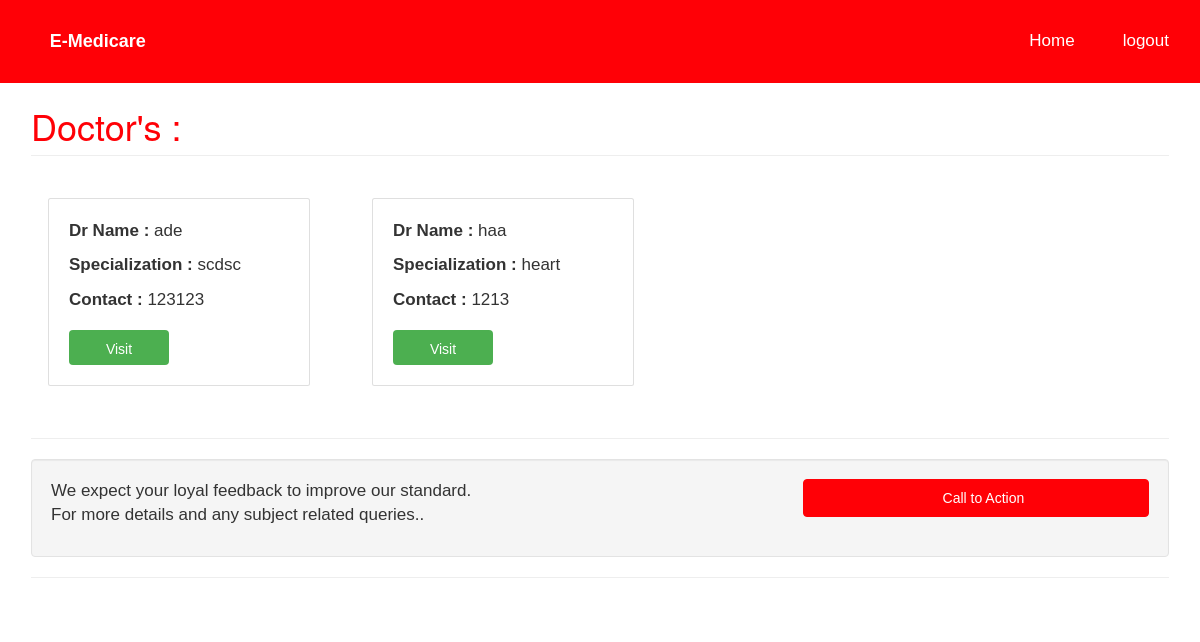
Screenshot of /docdash.php with the database file from the repository.
### tables this page shows
CREATE TABLE `doctordetails` (
  `docid` int(100) NOT NULL,
  `drname` varchar(200) NOT NULL,
  `contact` int(100) NOT NULL,
  `spec` varchar(200) NOT NULL,
  `email` varchar(100) NOT NULL,
  `password` varchar(100) NOT NULL,
  `conpassword` varchar(100) NOT NULL,
  `location1` varchar(250) NOT NULL,
  `location2` varchar(100) NOT NULL
);

### docdash.php (the view, shortened to what this page needs)
<!DOCTYPE html>
<html lang="en">
<?php include"head.php";?>
<body>
<?php include"top_nav.php";?>
    <div class="container">
		<section id="services" class="services">
        <div class="row">
            <div class="col-lg-12">
                <h1 class="page-header text-primary">
                  Doctor's :
                </h1>
            </div>
	<main id="main">
        <section id="team" class="team">
            <div class="container" style="margin-top: 100px;">
                <div class="row">
                    <?php
                    include_once 'connect.php';
                    $sql = "SELECT * FROM  doctordetails";
                    $result = mysqli_query($conn, $sql);
                    $resultch = mysqli_num_rows($result);
                    if ($resultch > 0) {
                        while ($row = mysqli_fetch_assoc($result)) {
                            $drname = $row['drname'];
							$spec = $row['spec'];
							$contact = $row['contact'];
                    ?>
                            <div class="col-sm-12 col-md-3 col-lg-3" style="margin: 2vh;">
                                <div class="card" style="padding: 20px;">
                                    <div class="row">
                                        <div class="col-sm-12">
                                            <p><b>Dr Name :</b> <?php echo $drname; ?> </p>
											<p><b>Specialization :</b> <?php echo $spec; ?> </p>
											<p><b>Contact :</b> <?php echo $contact; ?> </p>
                                            <form method="POST" action="hospital.php">
                                                <button class="btn btn-secondary" id="buy" name="buy" value="<?php echo $value; ?>">Visit</button>
                                            </form>
                                        </div>
                                    </div>
                                </div>
                            </div>
                    <?php
                        }
                    }
                    ?>
                    <br>
                </div>
        </section>
    </main>
        </div>
		</section>
        <hr>
         <div class="well">
            <div class="row">
                <div class="col-md-8">
                    <p>We expect your loyal feedback to improve our standard.<br>For more details and any subject related queries..</p>
                </div>
                <div class="col-md-4">
                    <a class="btn btn-primary btn-block" href="contact.php"><i class="fa fa-phone"></i> Call to Action</a>
                </div>
            </div>
        </div>
        <hr>
    </div>
</body>
</html>

### modern-business.css (style rules this page uses)
html, body { height: 100%; }
body { padding-top: 50px; }
p,li { font-size:17px; }
.navbar-default,.panel-heading,.btn-primary { background-color:#ff0006 !important; border-color:#ff0006 !important; }
.text-primary { color:#ff0006 !important; }
.card { position: relative; display: -ms-flexbox; display: flex; -ms-flex-direction: column; flex-direction: column; min-width: 0; word-wrap: break-word; background-color: #fff; background-clip: border-box; border: 1px solid rgba(0,0,0,.125); border-radius: .25rem; }

### top_nav.php (style rules this page uses)
body { font-family: Arial, Helvetica, sans-serif; }
button { background-color: #4CAF50; color: white; font-size: 17px; margin: 8px 0; border: none; cursor: pointer; height: 35px; width: 100px; border-radius: 5px; }
.container { padding: 16px; }

### rows the page displays
doctordetails: drname "ade", spec "scdsc", contact "123123"
doctordetails: drname "haa", spec "heart", contact "1213"
